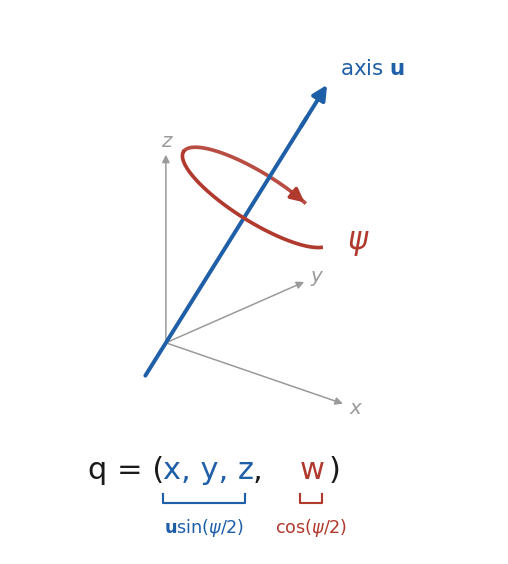

Write Python code to recreate this figure.
"""Generate the quaternion axis-angle schematic for notebook 2."""

import matplotlib as mpl

mpl.use("Agg")
import matplotlib.pyplot as plt
import numpy as np
from matplotlib.patches import FancyArrowPatch

INK, MUTED, AXIS, ANGLE = "#1a1a1a", "#9a9a9a", "#1f5fa8", "#b03a2e"

fig, ax = plt.subplots(figsize=(6.4, 6.4))
ax.set_xlim(-2.0, 2.4)
ax.set_ylim(-2.3, 2.6)
ax.set_aspect("equal")
ax.axis("off")


def arrow(p, q, color, lw, style="-|>", ms=16):
    ax.add_patch(
        FancyArrowPatch(
            p,
            q,
            arrowstyle=style,
            mutation_scale=ms,
            color=color,
            lw=lw,
            shrinkA=0,
            shrinkB=0,
        )
    )


origin = np.array([-0.6, -0.4])
for d, name in (((1.6, -0.55), "x"), ((1.25, 0.55), "y"), ((0, 1.7), "z")):
    tip = origin + d
    arrow(origin, tip, MUTED, 1.0, ms=10)
    ax.text(
        *(tip + 0.12 * np.array(d) / np.linalg.norm(d)),
        name,
        color=MUTED,
        fontsize=13,
        style="italic",
        ha="center",
        va="center",
    )

u = np.array([np.cos(np.deg2rad(58)), np.sin(np.deg2rad(58))])
start, end = origin - 0.35 * u, origin + 2.75 * u
ax.plot(
    *zip(start, origin + 2.4 * u, strict=True),
    color=AXIS,
    lw=2.6,
    solid_capstyle="round",
)
arrow(origin + 2.3 * u, end, AXIS, 2.6, ms=20)
ax.text(
    *(end + np.array([0.12, 0.05])),
    r"axis $\mathbf{u}$",
    color=AXIS,
    fontsize=14,
    va="bottom",
)

centre = origin + 1.55 * u
n = np.array([-u[1], u[0]])
t = np.deg2rad(np.linspace(200, 480, 120))
ring = (
    centre[:, None]
    + 0.78 * n[:, None] * np.cos(t)
    + 0.22 * u[:, None] * np.sin(t)
)
front = np.sin(t) < 0
ax.plot(*np.where(front, ring, np.nan), color=ANGLE, lw=2.4, zorder=3)
ax.plot(
    *np.where(~front, ring, np.nan), color=ANGLE, lw=2.4, zorder=1, alpha=0.9
)
arrow(ring[:, -6], ring[:, -1], ANGLE, 2.4, ms=18)
ax.text(
    *(centre - 1.02 * n + [0.05, 0.12]),
    r"$\psi$",
    color=ANGLE,
    fontsize=20,
    ha="center",
    va="center",
)

y0 = -1.55
parts = [
    ("q = (", INK),
    ("x, y, z", AXIS),
    (",", INK),
    ("w", ANGLE),
    (")", INK),
]
gap = {"q = (": 0.06, "x, y, z": 0.07, ",": 0.35, "w": 0.06}
x = -1.3
renderer = fig.canvas.get_renderer()
spans = {}
for text, color in parts:
    h = ax.text(
        x,
        y0,
        text,
        color=color,
        fontsize=20,
        va="center",
        ha="left",
        family="DejaVu Sans",
        style="normal",
    )
    bb = h.get_window_extent(renderer).transformed(ax.transData.inverted())
    spans[text] = (bb.x0, bb.x1)
    x = bb.x1 + gap.get(text, 0)

for key, label, color in (
    ("x, y, z", r"$\mathbf{u}\sin(\psi/2)$", AXIS),
    ("w", r"$\cos(\psi/2)$", ANGLE),
):
    a, b = spans[key]
    yb = y0 - 0.3
    ax.plot([a, a, b, b], [yb + 0.08, yb, yb, yb + 0.08], color=color, lw=1.4)
    ax.text(
        (a + b) / 2,
        yb - 0.12,
        label,
        color=color,
        fontsize=11.5,
        ha="center",
        va="top",
    )

fig.savefig(
    "assets/_images/quaternion_axis_angle.png",
    dpi=110,
    bbox_inches="tight",
    facecolor="white",
)
print("written")
